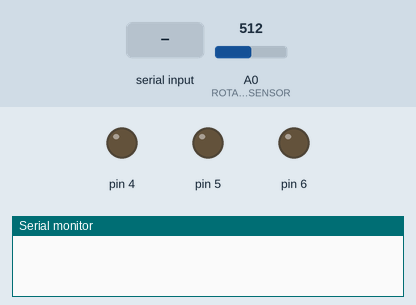
The sketch below on a simulated Arduino Uno, built with avr-gcc and run on an emulated ATmega328P. On the bench: output pins drawn as LEDs (lit = HIGH), the last lines printed to the serial monitor. The inputs (shaded band) are chosen by the test bench; at power-on: A0 (ROTARY_ANGLE_SENSOR) = 512.

Above: at 0.1 s.
At 1.2 s:
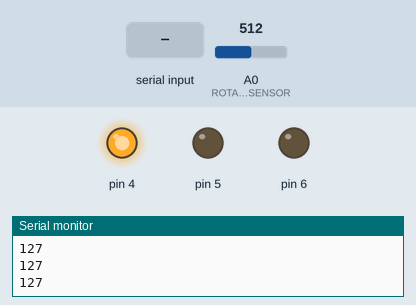
1.3 s: "1" received over the second serial link
At 1.5 s:
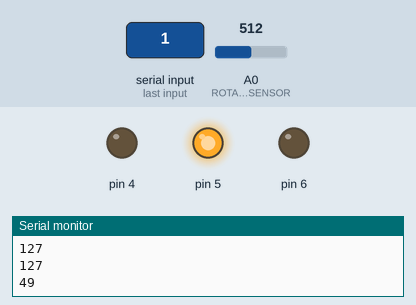
Timing chart, 0 to 4.3 s (numbered marks = the images above; inputs shaded):
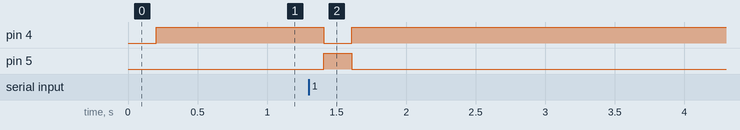

Measured:
- after the input at 1.3 s, pin 4: HIGH → LOW after 0.11 s, → HIGH 0.20 s later; pin 5: LOW → HIGH after 0.11 s, → LOW 0.20 s later

The sketch:

CTRL.ino
```cpp
/******************************************************************************/
/*macro definitions of Rotary angle sensor and output pin*/
#define ROTARY_ANGLE_SENSOR A0
#define ADC_REF 5//reference voltage of ADC is 5v
#define GROVE_VCC 5//VCC of the grove interface is normally 5v
#define FULL_ANGLE 300//full value of the rotary angle is 300 degrees
/*header*/
#include <SoftwareSerial.h>

SoftwareSerial bluetooth(2, 3);

void setup()
{
  Serial.begin(115200);
  bluetooth.begin(115200);
  pinMode(4, OUTPUT);
  pinMode(5, OUTPUT);
  pinMode(6, OUTPUT);
}

void loop()
{
  int degrees;
  degrees = getDegree();

  byte maxoutput;
  /*The degrees is 0~300, should be converted to be 0~255 to control the*/
  /*limitation of motor output                                          */
  maxoutput = map(degrees, 0, FULL_ANGLE, 0, 255);
  delay(200);
  /*transmit signal to Slave HC-06                                      */
  bluetooth.print("a");
  bluetooth.print(maxoutput);
  Serial.println(maxoutput);
  bluetooth.print("z");
  if (bluetooth.available())
  {
    Serial.println(bluetooth.read());
    digitalWrite(4,LOW);
    digitalWrite(5,HIGH);
    digitalWrite(6,LOW);
  }
  else
  {
    digitalWrite(4,HIGH);
    digitalWrite(5,LOW);
    digitalWrite(6,LOW);
  }
}

/*PWM control motor output                         */
/*If maxoutput is 0,the motor is off.              */
/*The range of limitation is 0~255                 */
/************************************************************************/
/*Function: Get the angle between the mark and the starting position    */
/*Parameter:-void                                                       */
/*Return:   -int,the range of degrees is 0~300                          */
int getDegree()
{
  int sensor_value = analogRead(ROTARY_ANGLE_SENSOR);
  float voltage;
  voltage = (float)sensor_value * ADC_REF / 1023;
  float degrees = (voltage * FULL_ANGLE) / GROVE_VCC;
  return degrees;
}
```
